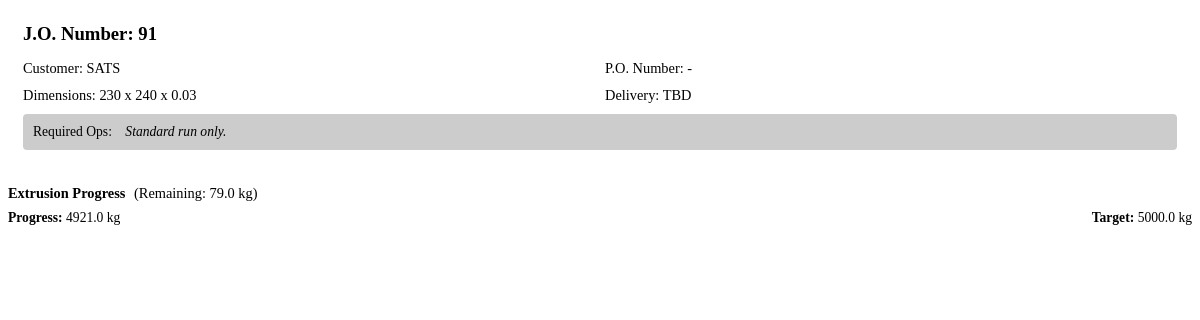
/get-job-specs/3/, run on an earlier commit of the app's database.
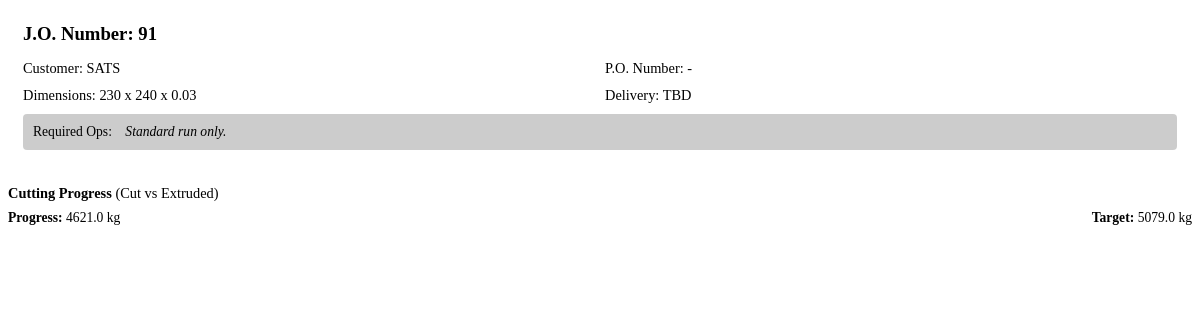
And on a later commit of the database.
### production/models.py (models this page shows, shortened)
class JobOrder(models.Model):
    jo_number = models.CharField(max_length=20, unique=True)
    customer = models.CharField(max_length=100)
    queue_position = models.PositiveIntegerField(
        default=100,
        help_text="Lower numbers run first. Use 100 for standard/un-queued jobs."
    )
    po_number = models.CharField(max_length=50, blank=True, default="-")
    target_delivery_date = models.DateField(null=True, blank=True)
    product_dimension = models.CharField(max_length=100, default="")
    recipe = models.ForeignKey(Recipe, on_delete=models.SET_NULL, null=True, blank=True)
    printing_required = models.BooleanField(default=False)
    sealing_required = models.BooleanField(default=False)
    slitting_required = models.BooleanField(default=False)
    remarks = models.TextField(blank=True, default="-")
    wastage_buffer_percent = models.DecimalField(max_digits=5, decimal_places=2, default=10.00)
    order_quantity_kg = models.DecimalField(max_digits=10, decimal_places=2)
    total_extrusion_wastage_kg = models.DecimalField(max_digits=10, decimal_places=2, default=Decimal('0.00'))
    total_est_material_kg = models.DecimalField(max_digits=10, decimal_places=2, editable=False, default=Decimal('0.00'))
    estimated_extrusion_target_kg = models.DecimalField(max_digits=12, decimal_places=2, default=Decimal('0.00'), editable=False)
    estimated_material_required_kg = models.DecimalField(max_digits=12, decimal_places=2, default=Decimal('0.00'), editable=False)
    total_cutting_wastage_kg = models.DecimalField(max_digits=10, decimal_places=2, default=Decimal('0.00'))
    total_extruded_kg = models.DecimalField(max_digits=10, decimal_places=2, default=Decimal('0.00'))
    total_cut_kg = models.DecimalField(max_digits=10, decimal_places=2, default=Decimal('0.00'))
    total_packed_kg = models.DecimalField(max_digits=10, decimal_places=2, default=Decimal('0.00'))
    total_shipped_kg = models.DecimalField(max_digits=10, decimal_places=2, default=Decimal('0.00'))
    is_completed = models.BooleanField(default=False)
    objects = JobOrderManager()
    class Meta:
        ordering = ['is_completed', 'queue_position', 'target_delivery_date']
    @property
    def remaining_extrusion_kg(self):
        usable_extruded = self.total_extruded_kg - self.total_cutting_wastage_kg
        remaining = self.order_quantity_kg - usable_extruded
        return max(Decimal('0'), remaining)

### production/views.py (the view)
# urls.py: path('get-job-specs/<int:jo_id>/', views.get_job_specs, name='get_job_specs'),
def get_job_specs(request, jo_id):
    job_order = get_object_or_404(JobOrder, id=jo_id)
    if job_order.is_completed:
        error_toast = render_toast("This Job Order is already closed or completed. You cannot view active specs for it.", "error")
        return HttpResponse(error_toast)
    dept = request.GET.get('dept')
    if not dept:
        usable_extruded = job_order.total_extruded_kg - job_order.total_cutting_wastage_kg
        if usable_extruded < job_order.order_quantity_kg:
            dept = 'extrusion'
        elif (job_order.total_cut_kg + job_order.total_cutting_wastage_kg) < job_order.total_extruded_kg:
            dept = 'cutting'
        else:
            dept = 'packing'
    return render(request, 'production/partials/job_spec_card.html', {'jo': job_order, 'dept': dept})

### production/templates/production/partials/job_spec_card.html (shortened to what this page needs)
<div style="background: var(--brand-dark); color: var(--primary-fg); padding: 15px; border-radius: var(--radius); margin-bottom: 20px;">
    <h3 style="margin: 0 0 10px 0; color: var(--action-blue); border-bottom: 1px solid var(--border-hard); padding-bottom: 5px;">
        J.O. Number: {{ jo.jo_number }}
    </h3>
    <div style="display: grid; grid-template-columns: 1fr 1fr; gap: 10px; font-size: 0.9rem; margin-bottom: 10px;">
        <div><span style="color: var(--border-hard);">Customer:</span> <span class="text-bright">{{ jo.customer }}</span></div>
        <div><span style="color: var(--border-hard);">P.O. Number:</span> <span class="text-bright">{{ jo.po_number|default:"-" }}</span></div>
        <div><span style="color: var(--border-hard);">Dimensions:</span> <span class="text-bright">{{ jo.product_dimension|default:"Standard" }}</span></div>
        <div><span style="color: var(--border-hard);">Delivery:</span> <span class="text-bright">{{ jo.target_delivery_date|default:"TBD" }}</span></div>
    </div>
    <div style="background: rgba(0,0,0,0.2); padding: 10px; border-radius: 4px; font-size: 0.85rem;">
        <span style="color: var(--border-hard); margin-right: 10px;">Required Ops:</span>
        {% if not jo.printing_required and not jo.sealing_required and not jo.slitting_required %}
            <span style="color: var(--border-hard); font-style: italic;">Standard run only.</span>
        {% endif %}
    </div>
</div>
<div id="active-progress-bar" hx-swap-oob="true">
    {% if dept == 'packing' %}
        <div style="font-size: 0.9rem; margin-bottom: 8px; color: var(--border-hard);">
            <strong>Packing Progress</strong> (Packed vs Cut)
        </div>
        {% include 'production/partials/progress_indicator.html' with current_amount=jo.total_packed_kg target_amount=jo.total_cut_kg %}
    {% elif dept == 'cutting' %}
        <div style="font-size: 0.9rem; margin-bottom: 8px; color: var(--border-hard);">
            <strong>Cutting Progress</strong> (Cut vs Extruded)
        </div>
        {% include 'production/partials/progress_indicator.html' with current_amount=jo.total_cut_kg target_amount=jo.total_extruded_kg %}
    {% else %}
        <div style="font-size: 0.9rem; margin-bottom: 8px; color: var(--border-hard);">
            <strong>Extrusion Progress</strong>
            <span style="color: var(--action-blue); margin-left: 5px;">
                (Remaining: {{ jo.remaining_extrusion_kg|floatformat:1 }} kg)
            </span>
        </div>
        {% include 'production/partials/progress_indicator.html' with current_amount=jo.total_extruded_kg target_amount=jo.order_quantity_kg %}
    {% endif %}
</div>

### production/templates/production/partials/progress_indicator.html (shortened to what this page needs)
<div style="margin-bottom: 20px;">
    <div style="display: flex; justify-content: space-between; font-size: 0.85rem; margin-bottom: 5px; color: var(--text-muted);">
        <span><strong>Progress:</strong> {{ current_amount|default:"0"|floatformat:1 }} kg</span>
        <span><strong>Target:</strong> {{ target_amount|default:"0"|floatformat:1 }} kg</span>
    </div>
    <div style="background: var(--border-soft); border-radius: 4px; width: 100%; height: 12px; overflow: hidden;">
        {% if target_amount and target_amount > 0 %}
            <div style="
                background: {% if current_amount >= target_amount %}#28a745{% else %}var(--action-blue){% endif %};
                height: 100%;
                /* Cap at 100% physically just in case of overproduction */
                width: min({% widthratio current_amount target_amount 100 %}%, 100%);
                transition: width 0.4s ease-in-out;">
            </div>
        {% else %}
            <div style="background: var(--action-blue); height: 100%; width: 0%;"></div>
        {% endif %}
    </div>
</div>

What changed in the data, as far as the page shows it:
changed JobOrder "SATS": total_cut_kg "4921.0" → "4621.0"; total_extruded_kg "5000.0" → "5079.0"; remaining_extrusion_kg "79.0" → (not shown)
Also different on the page:
text no longer shown: "Extrusion Progress (Remaining: kg)"
text now shown: "Cutting Progress (Cut vs Extruded)"
